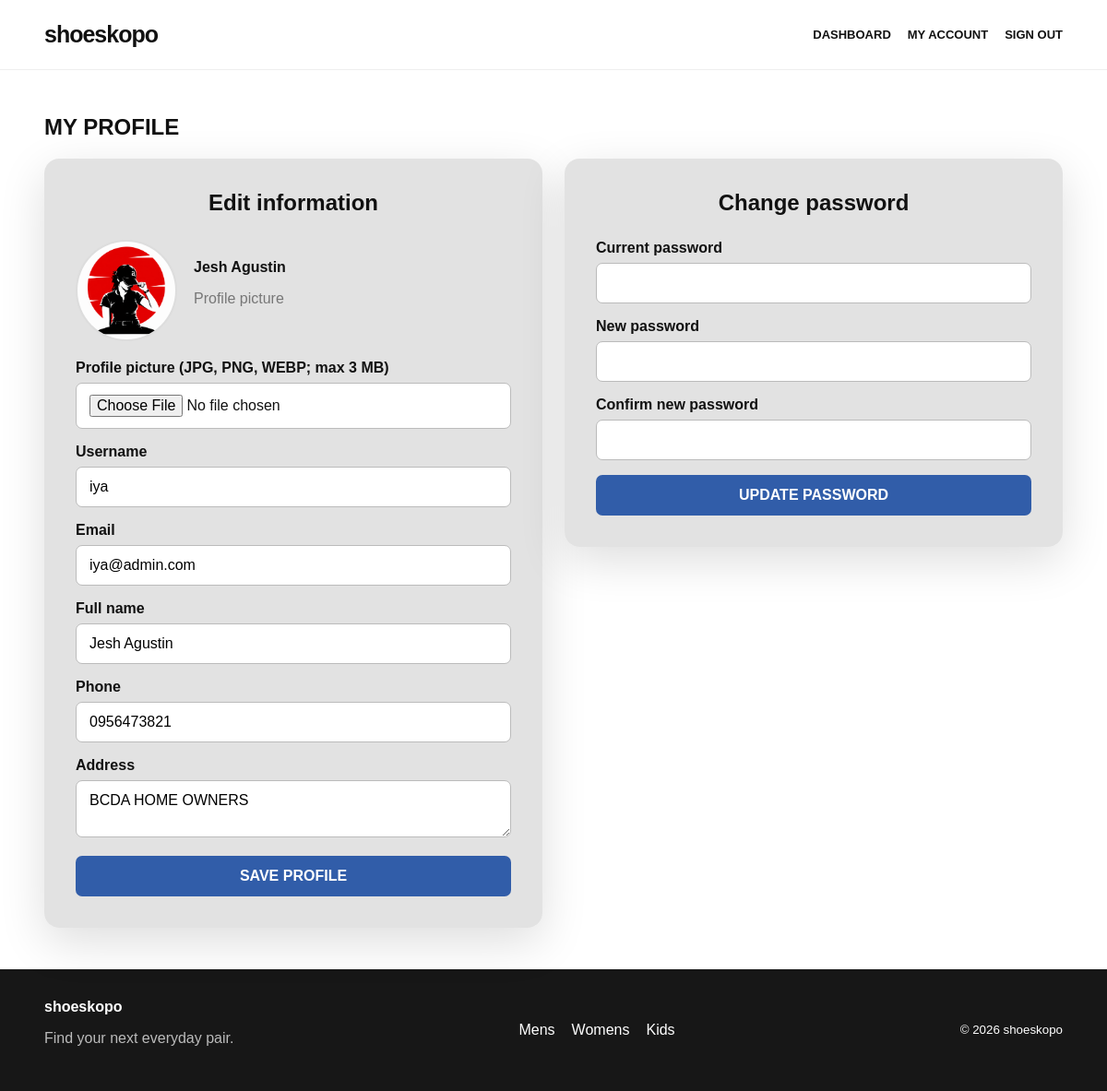
The app's page /profile.php (signed in) with its own data.
### tables this page shows
CREATE TABLE `users` (
  `id` int(11) NOT NULL,
  `username` varchar(80) NOT NULL,
  `email` varchar(190) NOT NULL,
  `password_hash` varchar(255) NOT NULL,
  `role` enum('admin','employee','customer') NOT NULL DEFAULT 'customer',
  `created_at` timestamp NOT NULL DEFAULT current_timestamp(),
  `full_name` varchar(160) DEFAULT NULL,
  `phone` varchar(40) DEFAULT NULL,
  `address` text DEFAULT NULL,
  `avatar_path` varchar(255) DEFAULT NULL,
  `is_active` tinyint(1) NOT NULL DEFAULT 1
);

### includes/functions.php (called while the page is built, shortened)
<?php
function e(?string $value): string {
    return htmlspecialchars($value ?? '', ENT_QUOTES, 'UTF-8');
}

### profile.php (the view, shortened to what this page needs)
<?php
require_once __DIR__ . '/config/db.php';
require_once __DIR__ . '/includes/functions.php';
$user=current_user(); $error=''; $success='';
$st=$pdo->prepare('SELECT id,username,email,full_name,phone,address,password_hash,role,avatar_path FROM users WHERE id=?');
$st->execute([$user['id']]); $record=$st->fetch();
$pageTitle='My Profile';include __DIR__.'/includes/header.php';
?>
<section class="section"><h1>MY PROFILE</h1><?php if($error):?><div class="form-error"><?=e($error)?></div><?php endif;?><?php if($success):?><div class="form-success"><?=e($success)?></div><?php endif;?>
<div class="profile-grid"><section class="form-wrap"><h2>Edit information</h2>
<div style="display:flex;align-items:center;gap:18px;margin-bottom:20px"><img src="<?= e(!empty($record['avatar_path']) ? $record['avatar_path'] : 'https://placehold.co/160x160?text=Profile') ?>" alt="Profile picture" style="width:110px;height:110px;border-radius:50%;object-fit:cover;border:2px solid #ddd"><div><strong><?=e($record['full_name']?:$record['username'])?></strong><p class="muted">Profile picture</p></div></div>
<form method="post" enctype="multipart/form-data"><input type="hidden" name="action" value="profile"><div class="field"><label>Profile picture (JPG, PNG, WEBP; max 3 MB)</label><input type="file" name="profile_picture" accept="image/jpeg,image/png,image/webp"></div><div class="field"><label>Username</label><input name="username" required value="<?=e($record['username'])?>"></div><div class="field"><label>Email</label><input type="email" name="email" required value="<?=e($record['email'])?>"></div><div class="field"><label>Full name</label><input name="full_name" value="<?=e($record['full_name']??'')?>"></div><div class="field"><label>Phone</label><input name="phone" value="<?=e($record['phone']??'')?>"></div><div class="field"><label>Address</label><textarea name="address"><?=e($record['address']??'')?></textarea></div><button class="btn btn-blue">SAVE PROFILE</button></form></section>
<section class="form-wrap"><h2>Change password</h2><form method="post"><input type="hidden" name="action" value="password"><div class="field"><label>Current password</label><input type="password" name="current_password" required></div><div class="field"><label>New password</label><input type="password" name="new_password" minlength="8" required></div><div class="field"><label>Confirm new password</label><input type="password" name="confirm_password" minlength="8" required></div><button class="btn btn-blue">UPDATE PASSWORD</button></form></section></div></section>
<?php include __DIR__.'/includes/footer.php'; ?>

### assets/css/style.css (style rules this page uses)
* { box-sizing:border-box }
html { scroll-behavior:smooth }
body { margin:0;color:#111;background:#fff;font-family:Arial,Helvetica,sans-serif }
button,input,select,textarea { font:inherit }
.btn { display:inline-block;border:0;border-radius:7px;padding:13px 20px;background:#151515;color:#fff;font-weight:700;cursor:pointer }
.btn-blue { background:#315da9 }
.section { padding:28px 4% 45px }
.muted { color:#777 }
.form-wrap { max-width:440px;margin:44px auto;padding:34px;background:rgba(225,225,225,.94);border-radius:16px;box-shadow:0 15px 50px #0002 }
.form-wrap h1,.form-wrap h2 { text-align:center;margin:0 0 26px }
.field { margin-bottom:16px }
.field label { display:block;font-weight:700;margin-bottom:7px }
.field input,.field select,.field textarea { width:100%;padding:12px 14px;border:1px solid #bbb;border-radius:7px;background:#fff }
.form-wrap .btn { width:100% }
.profile-grid { display:grid;grid-template-columns:repeat(2,minmax(0,1fr));gap:24px;align-items:start }
.profile-grid .form-wrap { width:100%;max-width:none;margin:0 }

### records on screen
users: avatar_path (picture), full_name "Jesh Agustin", username "iya", email "iya@admin.com", phone "0956473821", address "BCDA HOME OWNERS"
